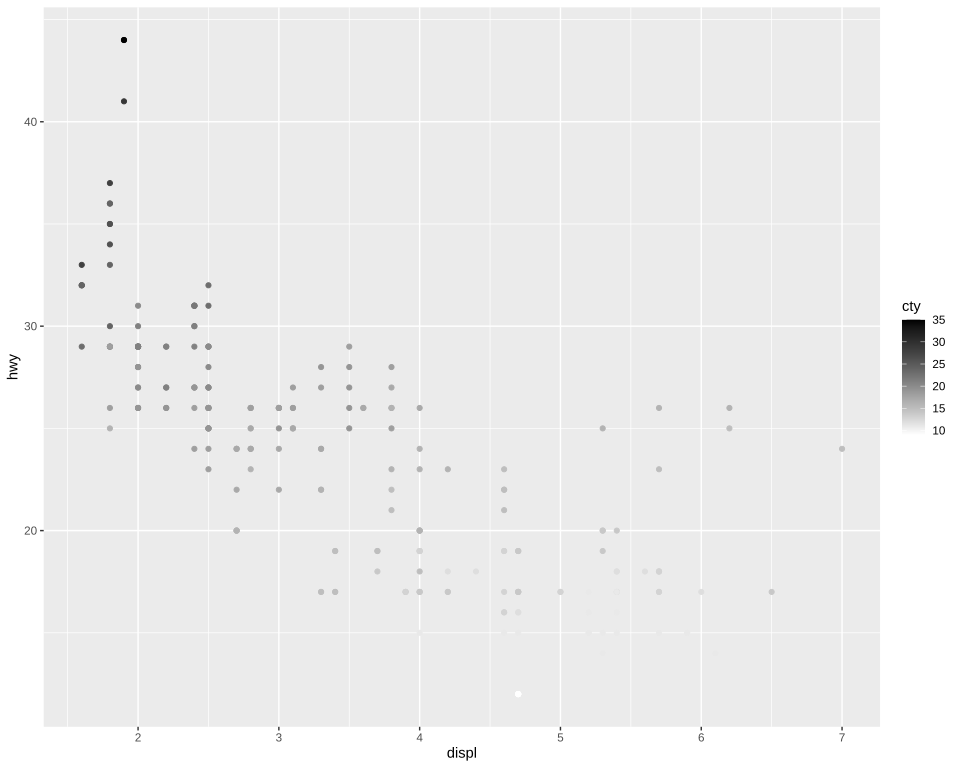

Here is the R script that generated this plot:
# The plot test/golden/scale_gradient.svg draws, drawn by ggplot2 itself, as ggplot2's own visual tests
# draw their snapshots: the independent check on that golden whenever it changes. The suite never
# runs this; it needs R, ggplot2 and vdiffr, saved as the Docker image giggly-r:ggplot2-4.0.3, and
# for the gradient svglite and the Liberation fonts, saved as giggly-r:ggplot2-4.0.3-svglite. From
# the repository's root:
#
#   docker run --rm -v "$PWD/test/golden":/golden:ro giggly-r:ggplot2-4.0.3-svglite \
#     Rscript /golden/scale_gradient.R > scale_gradient.ggplot2.svg
#   docker run --rm -e SVGLITE=1 -v "$PWD/test/golden":/golden:ro \
#     giggly-r:ggplot2-4.0.3-svglite Rscript /golden/scale_gradient.R > scale_gradient.svglite.svg
#
# and compare the first drawing element by element and the gradient's stops against the second,
# as test/golden/point_colourbar.R describes.
#
# mpg's highway mileage by displacement coloured by city mileage along a gradient from white to
# black, blended in Lab, and its colour bar in the gradient form.
#
# First checked with ggplot2 4.0.3, vdiffr 1.0.9 and svglite 2.2.2: every element and clip path
# matches vdiffr's but svglite's around the whole drawing and the bar's fill, every stop matches
# svglite's, and the one departure is test/golden/point.R's, the x axis drawn before the y.

library(ggplot2)

plot <- ggplot(mpg, aes(displ, hwy, colour = cty)) +
  geom_point() +
  scale_colour_gradient(low = "white", high = "black") +
  guides(colour = guide_colourbar(display = "gradient")) +
  theme_gray()

file <- tempfile(fileext = ".svg")
if (nzchar(Sys.getenv("SVGLITE"))) {
  svglite::svglite(file, width = 10, height = 8, system_fonts = list(sans = "Liberation Sans"))
  print(plot)
  invisible(dev.off())
} else {
  vdiffr::write_svg(plot, file)
}
cat(readLines(file), sep = "\n")
